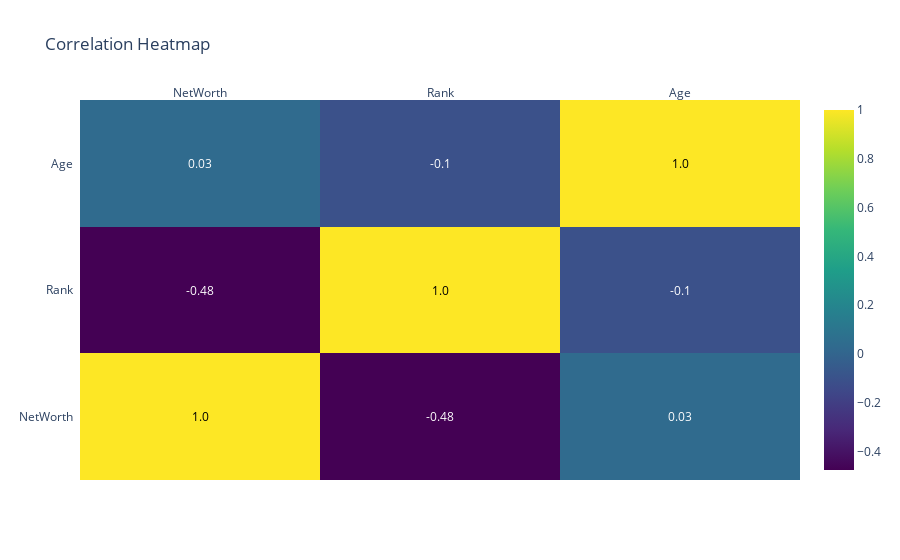

Notebook code for this chart:
### Code cell
import plotly.figure_factory as ff

# Calculate correlation matrix
correlation_matrix = df[['NetWorth', 'Rank', 'Age',]].corr()

# Create heatmap
fig = ff.create_annotated_heatmap(
    z=correlation_matrix.values,
    x=list(correlation_matrix.columns),
    y=list(correlation_matrix.index),
    annotation_text=correlation_matrix.round(2).values,
    colorscale='Viridis',
    showscale=True
)

fig.update_layout(title_text='Correlation Heatmap', template='plotly_white')
fig.show()

### Figure 1 — Plotly figure (JSON) as saved in the notebook; plotly's stock layout.template omitted (floating-point values rounded to 4 significant figures)
{"data": [{"colorscale": [[0, "#440154"], [0.1111, "#482878"], [0.2222, "#3e4989"], [0.3333, "#31688e"], [0.4444, "#26828e"], [0.5556, "#1f9e89"], [0.6667, "#35b779"], [0.7778, "#6ece58"], [0.8889, "#b5de2b"], [1, "#fde725"]], "reversescale": false, "showscale": true, "type": "heatmap", "x": ["NetWorth", "Rank", "Age"], "y": ["NetWorth", "Rank", "Age"], "z": [[1.0, -0.476, 0.03374], [-0.476, 1.0, -0.1046], [0.03374, -0.1046, 1.0]]}], "layout": {"annotations": [{"font": {"color": "#000000"}, "showarrow": false, "text": "1.0", "x": "NetWorth", "xref": "x", "y": "NetWorth", "yref": "y"}, {"font": {"color": "#FFFFFF"}, "showarrow": false, "text": "-0.48", "x": "Rank", "xref": "x", "y": "NetWorth", "yref": "y"}, {"font": {"color": "#FFFFFF"}, "showarrow": false, "text": "0.03", "x": "Age", "xref": "x", "y": "NetWorth", "yref": "y"}, {"font": {"color": "#FFFFFF"}, "showarrow": false, "text": "-0.48", "x": "NetWorth", "xref": "x", "y": "Rank", "yref": "y"}, {"font": {"color": "#000000"}, "showarrow": false, "text": "1.0", "x": "Rank", "xref": "x", "y": "Rank", "yref": "y"}, {"font": {"color": "#FFFFFF"}, "showarrow": false, "text": "-0.1", "x": "Age", "xref": "x", "y": "Rank", "yref": "y"}, {"font": {"color": "#FFFFFF"}, "showarrow": false, "text": "0.03", "x": "NetWorth", "xref": "x", "y": "Age", "yref": "y"}, {"font": {"color": "#FFFFFF"}, "showarrow": false, "text": "-0.1", "x": "Rank", "xref": "x", "y": "Age", "yref": "y"}, {"font": {"color": "#000000"}, "showarrow": false, "text": "1.0", "x": "Age", "xref": "x", "y": "Age", "yref": "y"}], "title": {"text": "Correlation Heatmap"}, "xaxis": {"dtick": 1, "gridcolor": "rgb(0, 0, 0)", "side": "top", "ticks": ""}, "yaxis": {"dtick": 1, "ticks": "", "ticksuffix": "  "}}}
